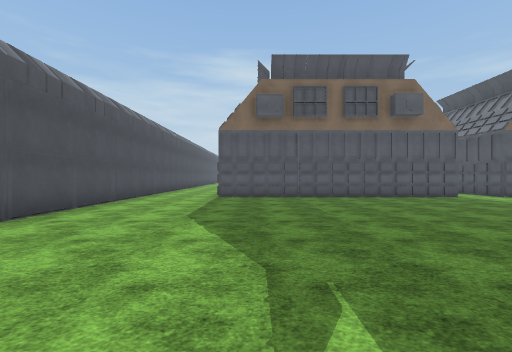
[1] (above)

22 first-person views from a walk through a scene from a Unity 3-D project. The camera is 1.5 m above the floor, looks level and sees 90° across. The floor is counted in squares, 2 m on a side. Each view is taken from the middle of a square. On the plan, view 1 faces up. The plan holds only what a view shows up to about 9 squares ahead; the rest is blank. The place goes on beyond the plan. The terrain is drawn as flat ground. Surface patterns are stand-ins for the level's own textures.

[2]
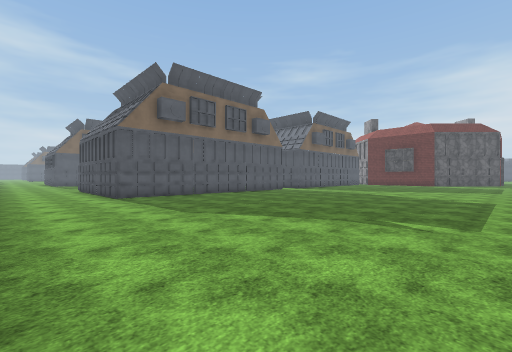

[3]
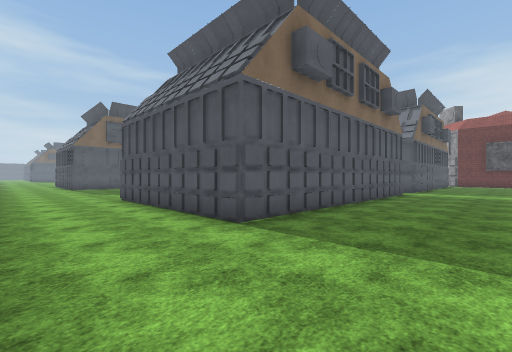

[4]
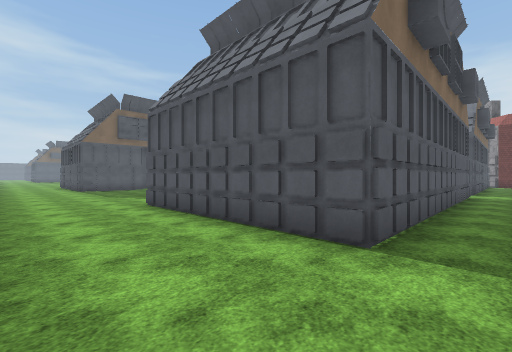

[5]
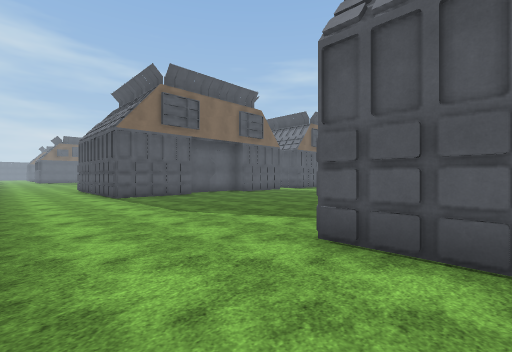

[6]
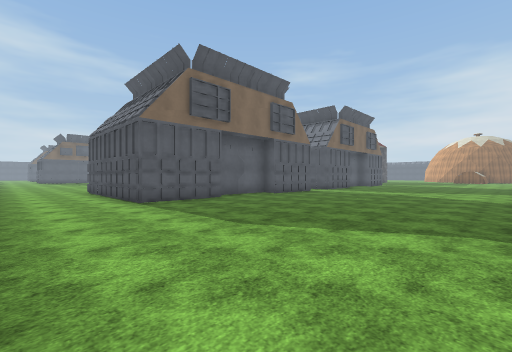

[7]
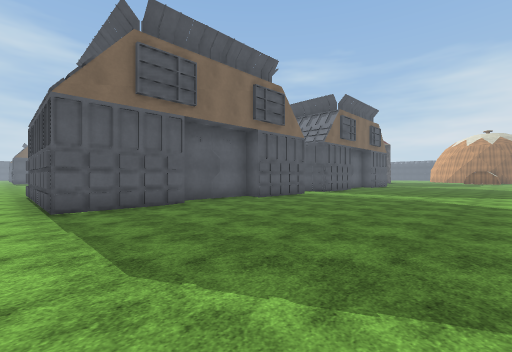

[8]
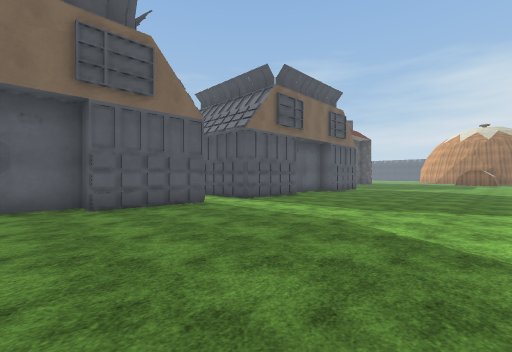

[9]
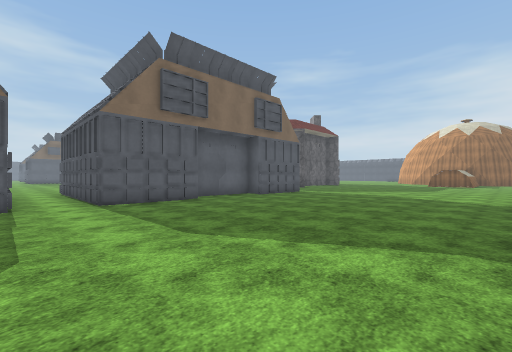

[10]
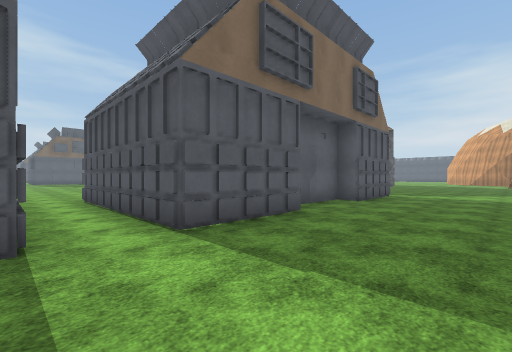

[11]
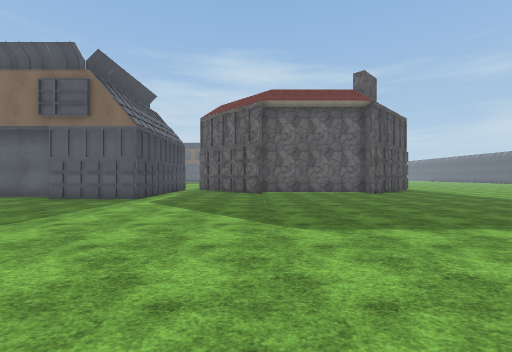

[12]
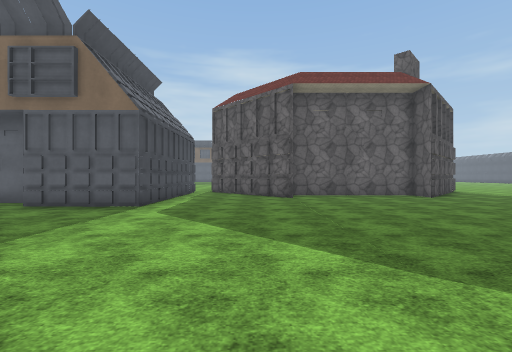

[13]
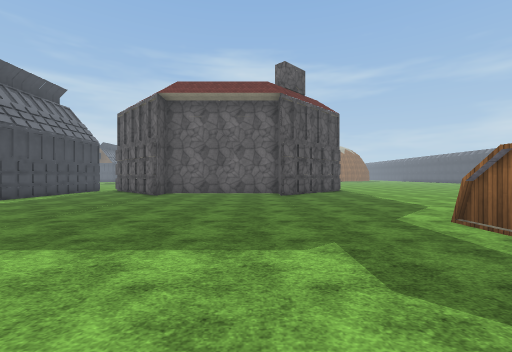

[14]
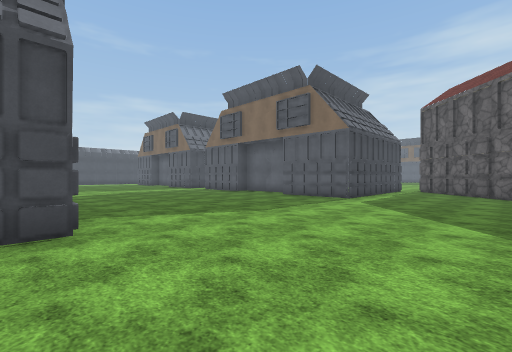

[15]
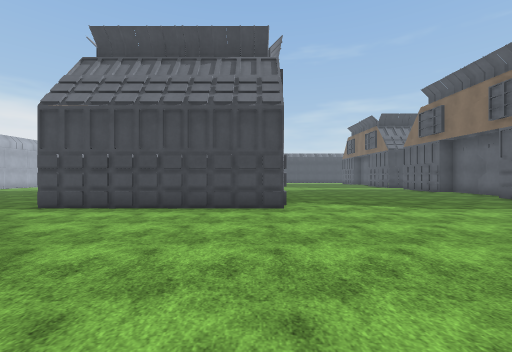

[16]
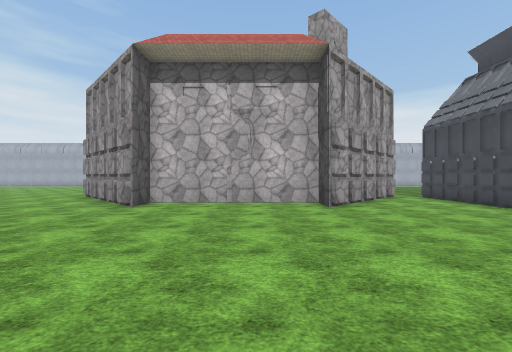

[17]
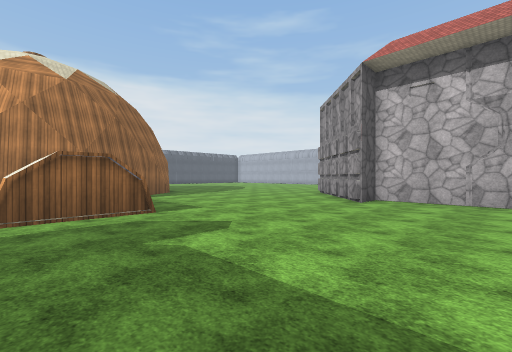

[18]
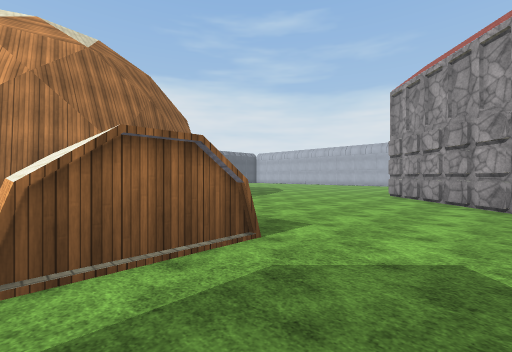

[19]
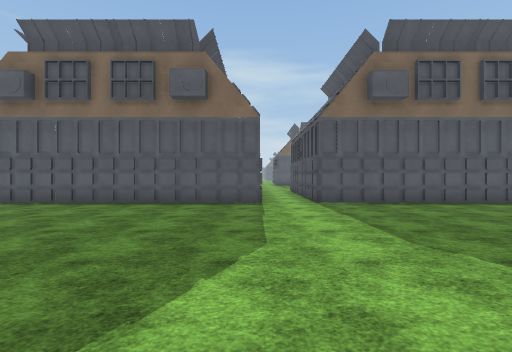

[20]
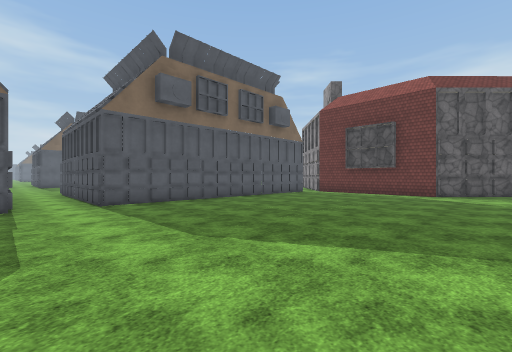

[21]
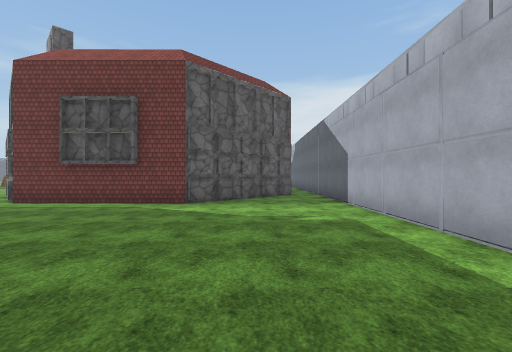

[22]
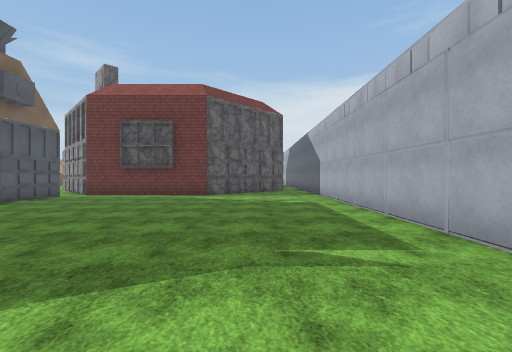

### Floor plan
Key: @ floor where view 1 was taken; # wall or solid block; . floor; B building; O other object.
Columns run from 4 left of view 1 to 30 right of it. Each row starts with its distance up from view 1.
 25 ...#        .#       #...#....#..
 24 ...#        .#       #.............
 23 ...#  ###  #.#  ###  #.............
 22 ...B.B.........B...................
 21 ...................................
 20 ..................................
 19 .................................##
 18 .................................#
 17 .................................#
 16 ...................................
 15 ...................................
 14 ...#                 #.............
 13 ...#        .#       #.............
 12 ...#        .#       #.............
 11 O..#        .#       #...#######...
 10 O..##       .##      #..##     ##..
  9 ...B########.B########.##       ##.
  8 ......................##
  7 O.....................#
  6 ......................#
  5 ......................#
  4 O.....................##
  3 .......................##
  2 ........................#
  1 .........................
  0 ....@....................
 -1              OOOOOOOOOOOO

Where each view was taken, in squares from view 1:
view 1: 0 up, 0 right, facing up
view 2: 0 up, 4 left, facing up-right
view 3: 6 up, 4 left, facing up-right
view 4: 8 up, 4 left, facing up-right
view 5: 13 up, 4 left, facing up-right
view 6: 15 up, 4 left, facing up-right
view 7: 16 up, 2 left, facing up-right
view 8: 16 up, 3 right, facing up-right
view 9: 15 up, 7 right, facing up-right
view 10: 19 up, 7 right, facing up-right
view 11: 14 up, 21 right, facing up
view 12: 16 up, 20 right, facing up
view 13: 15 up, 25 right, facing up
view 14: 14 up, 21 right, facing up-left
view 15: 14 up, 23 right, facing left
view 16: 18 up, 23 right, facing down
view 17: 19 up, 23 right, facing down-right
view 18: 19 up, 26 right, facing down-right
view 19: 2 up, 7 right, facing up
view 20: 2 up, 7 right, facing up-right
view 21: 2 up, 11 right, facing right
view 22: 2 up, 8 right, facing right
